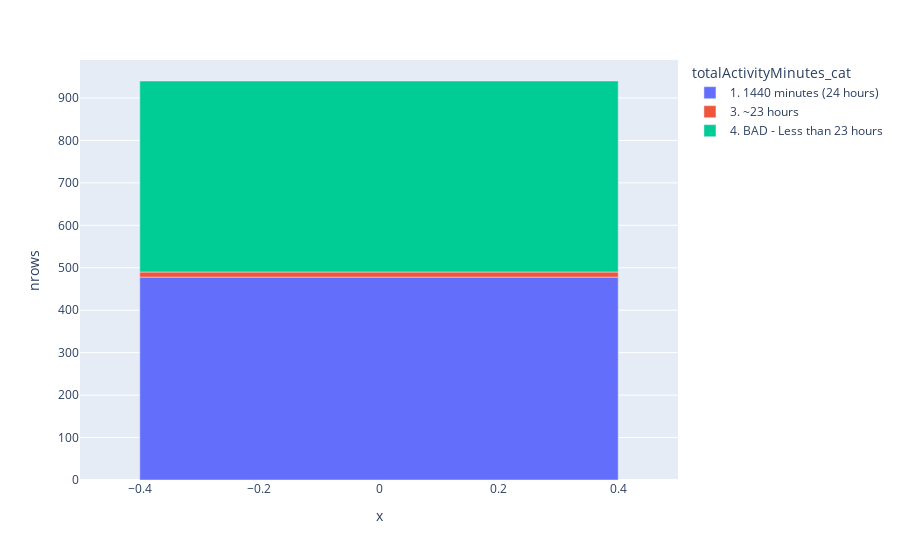

Notebook source saved alongside this figure:
### Code cell
x = pd.DataFrame({'totalActivityMinutes' :dailyActivity_merged[['VeryActiveMinutes', 'FairlyActiveMinutes', 'LightlyActiveMinutes', 'SedentaryMinutes']].sum(axis=1)})
x['totalActivityMinutes_cat'] = np.where(x['totalActivityMinutes'] == 1440, "1. 1440 minutes (24 hours)", \
    np.where(x['totalActivityMinutes'] > 1440, "2. BAD - More than 24 hours", \
        np.where(x['totalActivityMinutes'] >= 1380, "3. ~23 hours", "4. BAD - Less than 23 hours")))
totalActivityMinutes_prop = x.groupby('totalActivityMinutes_cat').size().reset_index().rename(columns={0:'nrows'})
totalActivityMinutes_prop['x'] = 0

fig = px.bar(totalActivityMinutes_prop, x='x', y='nrows', color='totalActivityMinutes_cat')
fig.show()

### Figure 1 — Plotly figure (JSON) as saved in the notebook; plotly's stock layout.template omitted (floating-point values rounded to 4 significant figures)
{"data": [{"alignmentgroup": "True", "hovertemplate": "totalActivityMinutes_cat=1. 1440 minutes (24 hours)<br>x=%{x}<br>nrows=%{y}<extra></extra>", "legendgroup": "1. 1440 minutes (24 hours)", "marker": {"color": "#636efa", "pattern": {"shape": ""}}, "name": "1. 1440 minutes (24 hours)", "offsetgroup": "1. 1440 minutes (24 hours)", "orientation": "v", "showlegend": true, "textposition": "auto", "type": "bar", "x": [0], "xaxis": "x", "y": [478], "yaxis": "y"}, {"alignmentgroup": "True", "hovertemplate": "totalActivityMinutes_cat=3. ~23 hours<br>x=%{x}<br>nrows=%{y}<extra></extra>", "legendgroup": "3. ~23 hours", "marker": {"color": "#EF553B", "pattern": {"shape": ""}}, "name": "3. ~23 hours", "offsetgroup": "3. ~23 hours", "orientation": "v", "showlegend": true, "textposition": "auto", "type": "bar", "x": [0], "xaxis": "x", "y": [12], "yaxis": "y"}, {"alignmentgroup": "True", "hovertemplate": "totalActivityMinutes_cat=4. BAD - Less than 23 hours<br>x=%{x}<br>nrows=%{y}<extra></extra>", "legendgroup": "4. BAD - Less than 23 hours", "marker": {"color": "#00cc96", "pattern": {"shape": ""}}, "name": "4. BAD - Less than 23 hours", "offsetgroup": "4. BAD - Less than 23 hours", "orientation": "v", "showlegend": true, "textposition": "auto", "type": "bar", "x": [0], "xaxis": "x", "y": [450], "yaxis": "y"}], "layout": {"barmode": "relative", "legend": {"title": {"text": "totalActivityMinutes_cat"}, "tracegroupgap": 0}, "margin": {"t": 60}, "xaxis": {"anchor": "y", "domain": [0, 1], "title": {"text": "x"}}, "yaxis": {"anchor": "x", "domain": [0, 1], "title": {"text": "nrows"}}}}
